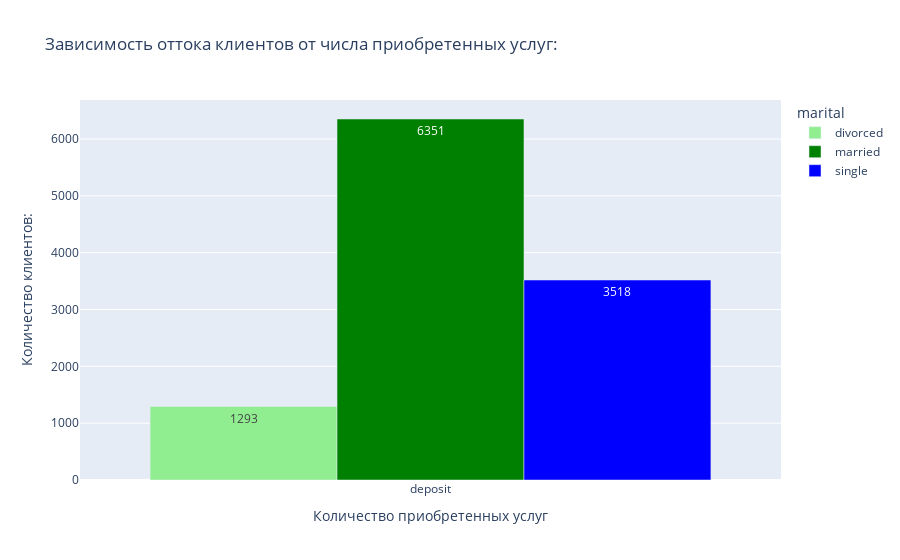

This figure's notebook cell:
### Code cell
# Создаем сводную таблицу:

df_services = data.pivot_table(index = None,
    columns = 'marital',
    values = 'deposit',
    aggfunc = 'count'
    )

# Построим многоуровневую столбчатую диаграмму:
fig = px.bar(df_services,
    barmode = 'group',
    # Заголовок графика:
    title = 'Зависимость оттока клиентов от числа приобретенных услуг:',
    # Цвет графика:
    color_discrete_sequence = ['lightgreen', 'green', 'blue'],
    # Высота графика:
    text_auto = True)
# Присваиваем заголовки осей координат:
fig.update_xaxes(title_text = 'Количество приобретенных услуг')
fig.update_yaxes(title_text = 'Количество клиентов:')
# Выводим результат на экран:
fig.show()

### Figure 1 — Plotly figure (JSON) as saved in the notebook; plotly's stock layout.template omitted (floating-point values rounded to 4 significant figures)
{"data": [{"alignmentgroup": "True", "hovertemplate": "marital=divorced<br>index=%{x}<br>value=%{y}<extra></extra>", "legendgroup": "divorced", "marker": {"color": "lightgreen", "pattern": {"shape": ""}}, "name": "divorced", "offsetgroup": "divorced", "orientation": "v", "showlegend": true, "textposition": "auto", "texttemplate": "%{y}", "type": "bar", "x": ["deposit"], "xaxis": "x", "y": [1293], "yaxis": "y"}, {"alignmentgroup": "True", "hovertemplate": "marital=married<br>index=%{x}<br>value=%{y}<extra></extra>", "legendgroup": "married", "marker": {"color": "green", "pattern": {"shape": ""}}, "name": "married", "offsetgroup": "married", "orientation": "v", "showlegend": true, "textposition": "auto", "texttemplate": "%{y}", "type": "bar", "x": ["deposit"], "xaxis": "x", "y": [6351], "yaxis": "y"}, {"alignmentgroup": "True", "hovertemplate": "marital=single<br>index=%{x}<br>value=%{y}<extra></extra>", "legendgroup": "single", "marker": {"color": "blue", "pattern": {"shape": ""}}, "name": "single", "offsetgroup": "single", "orientation": "v", "showlegend": true, "textposition": "auto", "texttemplate": "%{y}", "type": "bar", "x": ["deposit"], "xaxis": "x", "y": [3518], "yaxis": "y"}], "layout": {"barmode": "group", "legend": {"title": {"text": "marital"}, "tracegroupgap": 0}, "title": {"text": "Зависимость оттока клиентов от числа приобретенных услуг:"}, "xaxis": {"anchor": "y", "domain": [0, 1], "title": {"text": "Количество приобретенных услуг"}}, "yaxis": {"anchor": "x", "domain": [0, 1], "title": {"text": "Количество клиентов:"}}}}
